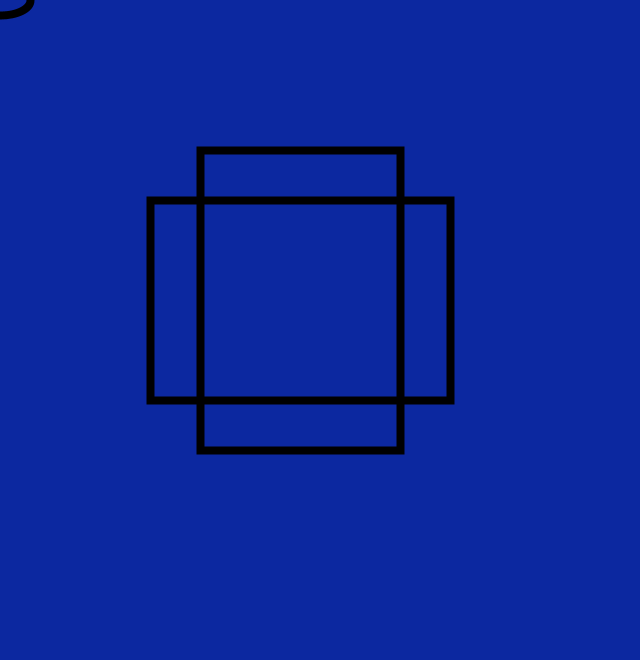
Frame 1 (no input)
Frame 60 (the mouse pressed at the canvas centre just before this capture): identical to frame 1, image omitted
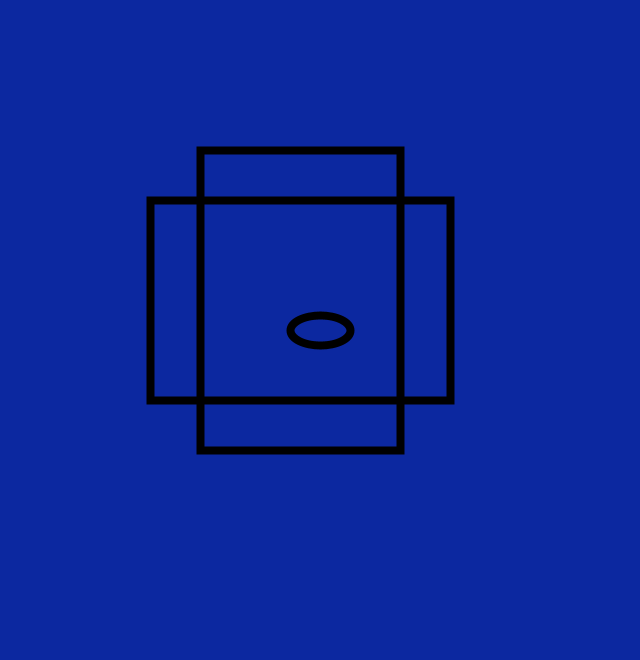
Frame 120 (the mouse held since frame 60 and released just before this capture)

The Processing sketch that drew these frames (run headless with seeded random() and noise(); from frame 60 on, the mouse is pressed at the canvas centre):

// Processing sketch: W1_Homework
// ── W1_Homework.pde
void setup (){
  //establish size of view
  size (640, 660);
}

void draw (){
  background (12, 40,160);
  strokeWeight (8);
  noFill();
  rect(200, 150, 200, 300);
  rect(150, 200, 300, 200);
  ellipse(mouseX, mouseY, 60,30);
  
}
